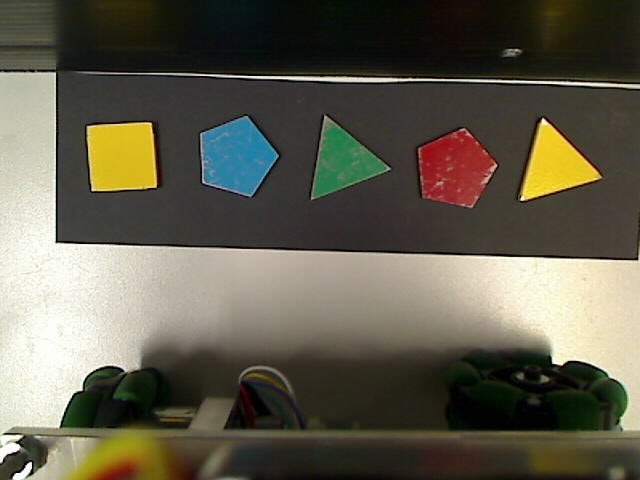
#> input picture rpiRobot/src/vision/infrastructure/my_photo-4.jpg, 640 x 480 px, given in place of the camera
$ python openCvDestinationFinder.py   (older library calls are emulated)
#> lines starting #> are read from the running program, lines starting #| are printed output that depends on the picture; after the words box and inside, x2 and y2 are one past the last pixel; in counts of white or black regions, pixels touching at a corner belong together
### rpiRobot/src/vision/infrastructure/openCvCamera.py
import cv2

from vision.domain.iCamera import ICamera
from vision.domain.image import Image
from vision.infrastructure.openCvVisionError import CameraDoesNotExistError, AcquisitionError


class OpenCvCamera(ICamera):
    _buffer_size = 4

    def __init__(self, camera_id: int) -> None:
        self._video_capture = cv2.VideoCapture(camera_id)
        if not self._video_capture.isOpened():
            raise CameraDoesNotExistError(camera_id)
        self._video_capture.set(cv2.CAP_PROP_BUFFERSIZE, self._buffer_size)

    def __del__(self) -> None:
        self._video_capture.release()

    def take_picture(self) -> Image:
        count = self._buffer_size
        while count > 0:
            self._video_capture.grab()
            count -= 1
        has_captured, cv_image = self._video_capture.read()
#> cv_image is the input picture: shape (480, 640, 3); mean B, G, R 77.7, 93.5, 96.9

        if not has_captured:
            raise AcquisitionError()
        return Image(cv_image)

### rpiRobot/src/vision/infrastructure/openCvDebugDisplay.py
from logging import getLogger, DEBUG
from typing import List

import cv2
import numpy as np

logger = getLogger(__name__)
VISION_DEBUG = DEBUG + 5
Contour = np.ndarray


class OpenCvDebugDisplay:
    def __del__(self) -> None:
        cv2.destroyAllWindows()

    @staticmethod
    def debug_active() -> bool:
        return logger.getEffectiveLevel() == VISION_DEBUG

    def display_debug_image(self, window_name: str, image: np.ndarray) -> None:
        if OpenCvDebugDisplay.debug_active():
            cv2.imshow(window_name, image)
            cv2.waitKey(1)

    def display_debug_contours(self, window_name: str, image: np.ndarray, contours: List[Contour],
                               contours_of_interest: List[Contour]) -> None:
        if OpenCvDebugDisplay.debug_active():
            if len(image.shape) == 3:
                image_copy = image.copy()
            else:
                image_copy = cv2.cvtColor(image, cv2.COLOR_GRAY2BGR)

            cv2.drawContours(image_copy, contours, -1, (0, 0, 255), 3)
            cv2.drawContours(image_copy, contours_of_interest, -1, (0, 255, 0), 3)
            cv2.imshow(window_name, image_copy)
            cv2.waitKey(1)

### rpiRobot/src/coordinate/cameraCoordinate.py
class CameraCoordinate:
    def __init__(self, x_pos: float, y_pos: float):
        self._x_pos = x_pos
        self._y_pos = y_pos

    @property
    def x(self) -> float:
        return self._x_pos

    @property
    def y(self) -> float:
        return self._y_pos

    def __repr__(self) -> str:
        return "{}({},{})".format(CameraCoordinate.__name__, self.x, self.y)

### rpiRobot/src/vision/domain/image.py
from typing import Callable, Optional, Tuple

import numpy as np


class Image:
    def __init__(self, content: np.ndarray) -> None:
        assert content.shape[2] == 3
        self._content = content

    @property
    def content(self) -> np.ndarray:
        return self._content.copy()

    @property
    def width(self) -> int:
        return self._content.shape[1]

    @property
    def height(self) -> int:
        return self._content.shape[0]

    def process(self, process_callback: Callable[[np.ndarray], Optional[np.ndarray]]):  # -> Optional[Image]
        processed_content = process_callback(self.content)
        if processed_content is not None:
            return Image(processed_content)

### rpiRobot/src/vision/domain/visionError.py
class VisionError(Exception):
    """Base class for exceptions from the vision module"""

    def __init__(self, message: str) -> None:
        self._message = message

    @property
    def message(self) -> str:
        return self._message

### rpiRobot/src/vision/infrastructure/openCvVisionError.py
from vision.domain.visionError import VisionError


class CameraDoesNotExistError(VisionError):
    """Exception raised when trying to create a camera with an invalid index"""

    def __init__(self, index: int) -> None:
        super().__init__('[OpenCV] Camera with id: {} doesnt exist'.format(index))


class AcquisitionError(VisionError):
    """Exception raised when an image could not be captured from a camera"""

    def __init__(self) -> None:
        super().__init__('[OpenCV] Error capturing image')


class CouldNotDetectQrCodeError(VisionError):
    """Exception raised when a Qr code could not be detected in an image"""

    def __init__(self) -> None:
        super().__init__('[OpenCV] Could not detect Qr code')


class CouldNotFindItemsError(VisionError):
    """Exception raised when no item could be detected in an image"""

    def __init__(self) -> None:
        super().__init__('[OpenCV] Could not find any items')


class CouldNotFindDestinationError(VisionError):
    """Exception raised when the destination could not be detected in an image"""

    def __init__(self) -> None:
        super().__init__('[OpenCV] Could not find destination')

### rpiRobot/src/vision/infrastructure/openCvDestinationFinder.py
import logging
from math import sqrt
from typing import Tuple

import cv2
import numpy as np

from coordinate.cameraCoordinate import CameraCoordinate
from vision.domain.iDestinationFinder import IDestinationFinder
from vision.domain.image import Image
from vision.domain.visionError import VisionError
from vision.infrastructure.openCvCamera import OpenCvCamera
from vision.infrastructure.openCvDebugDisplay import OpenCvDebugDisplay, VISION_DEBUG
from vision.infrastructure.openCvVisionError import CouldNotFindDestinationError


class OpenCvDestinationFinder(IDestinationFinder):
    def __init__(self) -> None:
        self._destination_to_find = 0
        self._destination_coordinate = CameraCoordinate(0, 0)
        self._debug_display = OpenCvDebugDisplay()

    def find_destination(self, image: Image, destination: int) -> CameraCoordinate:
        self._destination_to_find = destination
        image.process(self._process)
        return self._destination_coordinate

    def _process(self, image: np.ndarray) -> None:
        grey = cv2.cvtColor(image, cv2.COLOR_BGR2GRAY)
        grey = OpenCvDestinationFinder._cut_robot(grey)
        grey, zone_x, zone_y = self._cut_zone(grey)

        coordinate = self._find_destination_center(grey, self._destination_to_find)
        self._destination_coordinate = CameraCoordinate(coordinate.x + zone_x, coordinate.y + zone_y)

    def _cut_zone(self, image: np.ndarray) -> Tuple[np.ndarray, int, int]:
        _, image = cv2.threshold(image, 0, 255, cv2.THRESH_BINARY + cv2.THRESH_OTSU)

        self._debug_display.display_debug_image('_cut_zone threshold', image)

        zone_x, zone_y, zone_width, zone_height = self._find_zone_contours(image)
        image = image[zone_y:zone_y + zone_height, zone_x:zone_x + zone_width]
        return image, zone_x, zone_y

    @staticmethod
    def _cut_robot(image: np.ndarray) -> np.ndarray:
        return image[0: 210, :]

    @staticmethod
    def _approximate_contour(contour: np.ndarray) -> np.ndarray:
        epsilon = 0.05 * cv2.arcLength(contour, True)
        return cv2.approxPolyDP(contour, epsilon, True)

    def _find_zone_contours(self, image: np.ndarray) -> Tuple[int, int, int, int]:
        _, contours, _ = cv2.findContours(image, cv2.RETR_TREE, cv2.CHAIN_APPROX_SIMPLE)
        contours = [OpenCvDestinationFinder._approximate_contour(c) for c in contours]
        contours = [c for c in contours if OpenCvDestinationFinder._is_contour_rectangle(c)]

        if len(contours) == 0:
            raise CouldNotFindDestinationError

        zone_contour = max(contours, key=cv2.contourArea)

        self._debug_display.display_debug_contours('_find_zone_contours', image, contours, [zone_contour])

        return cv2.boundingRect(zone_contour)

    @staticmethod
    def _is_contour_rectangle(contour: np.ndarray) -> bool:
        return len(contour) == 4

    def _find_destination_center(self, image: np.ndarray, destination: int) -> CameraCoordinate:
        zone_height, zone_width = image.shape

        coordinates = []
        for i in range(4):
            destination_width = int(zone_width / 4)
            destination_start = i * destination_width
            destination_end = destination_start + destination_width
            destination_roi = image[:, destination_start: destination_end]

            _, contours, _ = cv2.findContours(destination_roi, cv2.RETR_TREE, cv2.CHAIN_APPROX_SIMPLE)
            contours = [c for c in contours if OpenCvDestinationFinder._does_contour_fit_destination_dot(c)]
            if len(contours) == 0:
                break

            destination_coordinate = CameraCoordinate(-1, -1)
            distance_to_center = float("inf")
            roi_center_x = destination_width / 2
            roi_center_y = zone_height / 2
            destination_found = False
            for contour in contours:
                try:
                    contour_center = OpenCvDestinationFinder._compute_contour_center(contour)
                    current_distance = sqrt((roi_center_x - contour_center.x) ** 2 +
                                            (roi_center_y - contour_center.y) ** 2)
                    if current_distance < distance_to_center:
                        distance_to_center = current_distance
                        destination_coordinate = contour_center
                        destination_found = True
                except ValueError:
                    pass

            if self._debug_display.debug_active():
                image_copy = cv2.cvtColor(destination_roi, cv2.COLOR_GRAY2BGR)
                cv2.drawContours(image_copy, contours, -1, (0, 0, 255), 3)
                cv2.circle(image_copy, (destination_coordinate.x, destination_coordinate.y), 3, (0, 255, 0), 3)
                cv2.imshow('_find_destination_center {}'.format(i), image_copy)
                cv2.waitKey(1)

            if not destination_found:
                break

            coordinates.append(CameraCoordinate(destination_coordinate.x + destination_start, destination_coordinate.y))

        if len(coordinates) != 4:
            raise CouldNotFindDestinationError

        return coordinates[destination]

    @staticmethod
    def _does_contour_fit_destination_dot(contour: np.ndarray) -> bool:
        return 50 < cv2.contourArea(contour) < 250

    @staticmethod
    def _compute_contour_center(contour: np.ndarray) -> CameraCoordinate:
        moments = cv2.moments(contour)
        x = int(moments['m10'] / moments['m00'])
        y = int(moments['m01'] / moments['m00'])
        return CameraCoordinate(x, y)


def main():
    destination_finder = OpenCvDestinationFinder()
    camera = OpenCvCamera(2)
    logging.basicConfig(level=VISION_DEBUG)

    should_continue = True
    while should_continue:
        image = camera.take_picture()
        cv2.imshow('Capture', image.content)
        cv2.waitKey(1)
        for i in range(4):
            try:
                destination = destination_finder.find_destination(image, i)
                print('Destination {}, X: {}, Y: {}'.format(i, destination.x, destination.y))
            except VisionError as e:
                print(e.message)
#> this loop made 4 passes
#> pass 1, in _process, `grey = cv2.cvtColor(image, cv2.COLOR_BGR2GRAY)`:
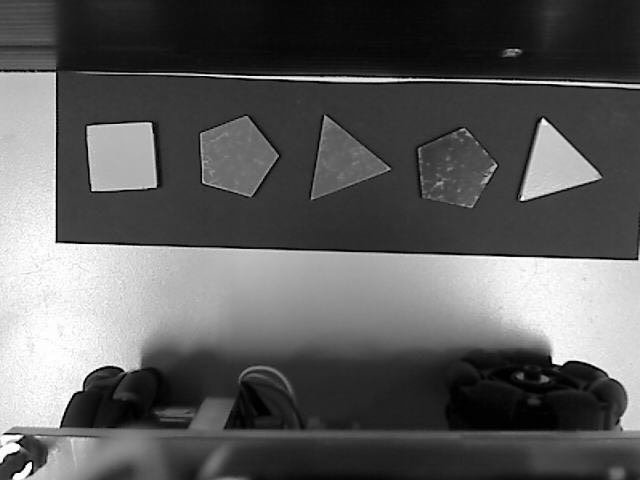
#> grey: shape (480, 640); min 0, max 255, mean 92.7
#> pass 1, in _process, `grey = OpenCvDestinationFinder._cut_robot(grey)`:
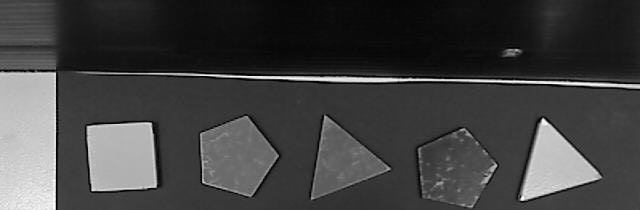
#> grey: shape (210, 640); min 0, max 254, mean 65.4
#> pass 1, in _cut_zone, `_, image = cv2.threshold(image, 0, 255, cv2.THRESH_BINARY + cv2.THRESH..`:
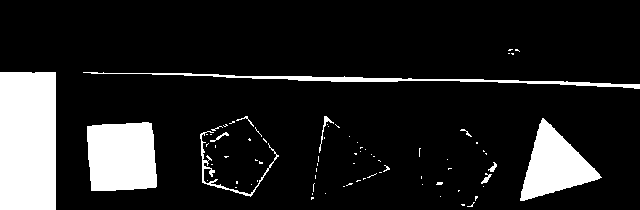
#> image: shape (210, 640); 13.5% white; 78 white regions (67 under 20 px), largest, box (x1, y1, x2, y2) and area: (0, 72, 56, 210) 7725, (87, 122, 157, 191) 4383, (520, 118, 602, 201) 3355

        key = cv2.waitKey(20)
#> (key q is pressed here)
        if key == ord('q'):
            should_continue = False

    cv2.destroyAllWindows()


if __name__ == '__main__':
    main()
